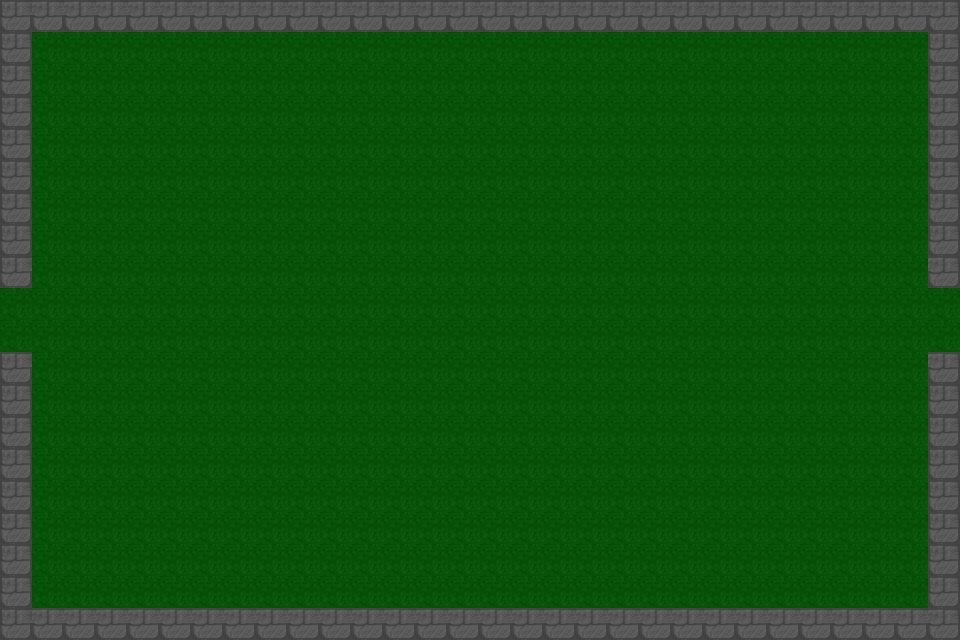

This game map was drawn from its Tiled (.tmx) file and the tilesets committed beside it. A one-line description and the full map source follow:
An orthogonal 30x20 tile map with 32x32 px tiles, 1 tile layer (Tile layer 1), 2 tilesets and 58 objects.

<map version="1.10" tiledversion="1.11.2" orientation="orthogonal" renderorder="right-down" width="30" height="20" tilewidth="32" tileheight="32" infinite="0" nextlayerid="3" nextobjectid="1">
    <tileset firstgid="1" name="Town Tileset" tilewidth="32" tileheight="32" tilecount="64" columns="8">
        <image source="../../../tiles/World H Tileset.png" trans="ff00ff" width="256" height="256" />
        <tile id="4">
            <objectgroup draworder="index" id="2">
                <object id="1" x="0" y="0" width="32" height="32" />
            </objectgroup>
        </tile>
        <tile id="5">
            <objectgroup draworder="index" id="2">
                <object id="1" x="0" y="0" width="32" height="32" />
            </objectgroup>
        </tile>
        <tile id="6">
            <objectgroup draworder="index" id="2">
                <object id="1" x="0" y="0" width="32" height="32" />
            </objectgroup>
        </tile>
        <tile id="7">
            <objectgroup draworder="index" id="2">
                <object id="1" x="0" y="0" width="32" height="32" />
            </objectgroup>
        </tile>
        <tile id="8">
            <objectgroup draworder="index" id="2">
                <object id="1" x="0" y="0" width="32" height="32" />
            </objectgroup>
        </tile>
        <tile id="10">
            <objectgroup draworder="index" id="2">
                <object id="1" x="0" y="32" width="32" height="0" />
            </objectgroup>
        </tile>
        <tile id="11">
            <objectgroup draworder="index" id="2">
                <object id="1" x="0" y="32" width="32" height="0" />
                <object id="2" x="32" y="0" width="0" height="32" />
            </objectgroup>
        </tile>
        <tile id="12">
            <objectgroup draworder="index" id="2">
                <object id="1" x="32" y="0" width="0" height="32" />
            </objectgroup>
        </tile>
        <tile id="13">
            <objectgroup draworder="index" id="2">
                <object id="1" x="0" y="32" width="32" height="0" />
                <object id="2" x="0" y="32" width="32" height="0" />
                <object id="3" x="0" y="0" width="0" height="32" />
            </objectgroup>
        </tile>
        <tile id="14">
            <objectgroup draworder="index" id="2">
                <object id="1" x="0" y="0" width="0" height="32" />
            </objectgroup>
        </tile>
        <tile id="16">
            <objectgroup draworder="index" id="2">
                <object id="1" x="0" y="0" width="32" height="32" />
            </objectgroup>
        </tile>
        <tile id="24">
            <objectgroup draworder="index" id="2">
                <object id="1" x="0" y="0" width="32" height="32" />
            </objectgroup>
        </tile>
    </tileset>
    <tileset firstgid="65" name="Dungeon Crawler Tileset" tilewidth="32" tileheight="32" tilecount="100" columns="10">
        <image source="../../../tiles/Dungeon_Tile.png" trans="" width="320" height="320" />
        <tile id="2">
            <objectgroup draworder="index" id="2">
                <object id="1" x="0" y="0" width="32" height="32" />
            </objectgroup>
        </tile>
        <tile id="3">
            <objectgroup draworder="index" id="2">
                <object id="1" x="0" y="0" width="32" height="32" />
            </objectgroup>
        </tile>
        <tile id="4">
            <objectgroup draworder="index" id="2">
                <object id="1" x="0" y="0" width="32" height="32" />
            </objectgroup>
        </tile>
        <tile id="5">
            <objectgroup draworder="index" id="2">
                <object id="1" x="0" y="0" width="32" height="32" />
            </objectgroup>
        </tile>
        <tile id="6">
            <objectgroup draworder="index" id="2">
                <object id="1" x="0" y="0" width="32" height="32" />
            </objectgroup>
        </tile>
        <tile id="8">
            <objectgroup draworder="index" id="2">
                <object id="1" x="0" y="0" width="32" height="32" />
            </objectgroup>
        </tile>
        <tile id="12">
            <objectgroup draworder="index" id="2">
                <object id="1" x="0" y="0" width="32" height="32" />
            </objectgroup>
        </tile>
        <tile id="13">
            <objectgroup draworder="index" id="2">
                <object id="1" x="0" y="0" width="32" height="32" />
            </objectgroup>
        </tile>
        <tile id="14">
            <objectgroup draworder="index" id="2">
                <object id="1" x="0" y="0" width="32" height="32" />
            </objectgroup>
        </tile>
        <tile id="15">
            <objectgroup draworder="index" id="2">
                <object id="1" x="0" y="0" width="32" height="32" />
            </objectgroup>
        </tile>
        <tile id="16">
            <objectgroup draworder="index" id="2">
                <object id="1" x="0" y="0" width="32" height="32" />
            </objectgroup>
        </tile>
        <tile id="18">
            <objectgroup draworder="index" id="2">
                <object id="1" x="0" y="0" width="32" height="32" />
            </objectgroup>
        </tile>
        <tile id="22">
            <objectgroup draworder="index" id="2">
                <object id="1" x="0" y="0" width="32" height="32" />
            </objectgroup>
        </tile>
        <tile id="23">
            <objectgroup draworder="index" id="2">
                <object id="1" x="0" y="0" width="32" height="32" />
            </objectgroup>
        </tile>
        <tile id="24">
            <objectgroup draworder="index" id="2">
                <object id="1" x="0" y="0" width="32" height="32" />
            </objectgroup>
        </tile>
        <tile id="25">
            <objectgroup draworder="index" id="2">
                <object id="1" x="0" y="0" width="32" height="32" />
            </objectgroup>
        </tile>
        <tile id="26">
            <objectgroup draworder="index" id="2">
                <object id="1" x="0" y="0" width="32" height="32" />
            </objectgroup>
        </tile>
        <tile id="28">
            <objectgroup draworder="index" id="2">
                <object id="1" x="0" y="0" width="32" height="32" />
            </objectgroup>
        </tile>
        <tile id="32">
            <objectgroup draworder="index" id="2">
                <object id="1" x="0" y="0" width="32" height="32" />
            </objectgroup>
        </tile>
        <tile id="33">
            <objectgroup draworder="index" id="2">
                <object id="1" x="0" y="0" width="32" height="32" />
            </objectgroup>
        </tile>
        <tile id="34">
            <objectgroup draworder="index" id="2">
                <object id="1" x="0" y="0" width="32" height="32" />
            </objectgroup>
        </tile>
        <tile id="35">
            <objectgroup draworder="index" id="2">
                <object id="1" x="0" y="0" width="32" height="32" />
            </objectgroup>
        </tile>
        <tile id="36">
            <objectgroup draworder="index" id="2">
                <object id="1" x="0" y="0" width="32" height="32" />
            </objectgroup>
        </tile>
        <tile id="38">
            <objectgroup draworder="index" id="2">
                <object id="1" x="0" y="0" width="32" height="32" />
            </objectgroup>
        </tile>
        <tile id="42">
            <objectgroup draworder="index" id="2">
                <object id="1" x="0" y="0" width="32" height="32" />
            </objectgroup>
        </tile>
        <tile id="43">
            <objectgroup draworder="index" id="2">
                <object id="1" x="0" y="0" width="32" height="32" />
            </objectgroup>
        </tile>
        <tile id="44">
            <objectgroup draworder="index" id="2">
                <object id="1" x="0" y="0" width="32" height="32" />
            </objectgroup>
        </tile>
        <tile id="45">
            <objectgroup draworder="index" id="2">
                <object id="1" x="0" y="0" width="32" height="32" />
            </objectgroup>
        </tile>
        <tile id="46">
            <objectgroup draworder="index" id="2">
                <object id="1" x="0" y="0" width="32" height="32" />
            </objectgroup>
        </tile>
        <tile id="48">
            <objectgroup draworder="index" id="2">
                <object id="1" x="0" y="0" width="32" height="32" />
            </objectgroup>
        </tile>
        <tile id="52">
            <objectgroup draworder="index" id="2">
                <object id="1" x="0" y="0" width="32" height="32" />
            </objectgroup>
        </tile>
        <tile id="53">
            <objectgroup draworder="index" id="2">
                <object id="1" x="0" y="0" width="32" height="32" />
            </objectgroup>
        </tile>
        <tile id="54">
            <objectgroup draworder="index" id="2">
                <object id="1" x="0" y="0" width="32" height="32" />
            </objectgroup>
        </tile>
        <tile id="55">
            <objectgroup draworder="index" id="2">
                <object id="1" x="0" y="0" width="32" height="32" />
            </objectgroup>
        </tile>
        <tile id="56">
            <objectgroup draworder="index" id="2">
                <object id="1" x="0" y="0" width="32" height="32" />
            </objectgroup>
        </tile>
        <tile id="58">
            <objectgroup draworder="index" id="2">
                <object id="1" x="0" y="0" width="32" height="32" />
            </objectgroup>
        </tile>
        <tile id="62">
            <objectgroup draworder="index" id="2">
                <object id="1" x="0" y="0" width="32" height="32" />
            </objectgroup>
        </tile>
        <tile id="63">
            <objectgroup draworder="index" id="2">
                <object id="1" x="0" y="0" width="32" height="32" />
            </objectgroup>
        </tile>
        <tile id="64">
            <objectgroup draworder="index" id="2">
                <object id="1" x="0" y="0" width="32" height="32" />
            </objectgroup>
        </tile>
        <tile id="65">
            <objectgroup draworder="index" id="2">
                <object id="1" x="0" y="0" width="32" height="32" />
            </objectgroup>
        </tile>
        <tile id="66">
            <objectgroup draworder="index" id="2">
                <object id="1" x="0" y="0" width="32" height="32" />
            </objectgroup>
        </tile>
        <tile id="68">
            <objectgroup draworder="index" id="2">
                <object id="1" x="0" y="0" width="32" height="32" />
            </objectgroup>
        </tile>
        <tile id="80">
            <objectgroup draworder="index" id="2">
                <object id="1" x="0" y="0" width="32" height="32" />
            </objectgroup>
        </tile>
    </tileset>
    <layer id="1" name="Tile layer 1" width="30" height="20">
        <data encoding="csv">
9,6,6,6,6,6,6,6,6,6,6,6,6,6,6,6,6,6,6,6,6,6,6,6,6,6,6,6,6,7,
8,2,2,2,2,2,2,2,2,2,2,2,2,2,2,2,2,2,2,2,2,2,2,2,2,2,2,2,2,8,
8,2,2,2,2,2,2,2,2,2,2,2,2,2,2,2,2,2,2,2,2,2,2,2,2,2,2,2,2,8,
8,2,2,2,2,2,2,2,2,2,2,2,2,2,2,2,2,2,2,2,2,2,2,2,2,2,2,2,2,8,
8,2,2,2,2,2,2,2,2,2,2,2,2,2,2,2,2,2,2,2,2,2,2,2,2,2,2,2,2,8,
8,2,2,2,2,2,2,2,2,2,2,2,2,2,2,2,2,2,2,2,2,2,2,2,2,2,2,2,2,8,
8,2,2,2,2,2,2,2,2,2,2,2,2,2,2,2,2,2,2,2,2,2,2,2,2,2,2,2,2,8,
8,2,2,2,2,2,2,2,2,2,2,2,2,2,2,2,2,2,2,2,2,2,2,2,2,2,2,2,2,8,
9,2,2,2,2,2,2,2,2,2,2,2,2,2,2,2,2,2,2,2,2,2,2,2,2,2,2,2,2,7,
2,2,2,2,2,2,2,2,2,2,2,2,2,2,2,2,2,2,2,2,2,2,2,2,2,2,2,2,2,2,
2,2,2,2,2,2,2,2,2,2,2,2,2,2,2,2,2,2,2,2,2,2,2,2,2,2,2,2,2,2,
9,2,2,2,2,2,2,2,2,2,2,2,2,2,2,2,2,2,2,2,2,2,2,2,2,2,2,2,2,7,
8,2,2,2,2,2,2,2,2,2,2,2,2,2,2,2,2,2,2,2,2,2,2,2,2,2,2,2,2,8,
8,2,2,2,2,2,2,2,2,2,2,2,2,2,2,2,2,2,2,2,2,2,2,2,2,2,2,2,2,8,
8,2,2,2,2,2,2,2,2,2,2,2,2,2,2,2,2,2,2,2,2,2,2,2,2,2,2,2,2,8,
8,2,2,2,2,2,2,2,2,2,2,2,2,2,2,2,2,2,2,2,2,2,2,2,2,2,2,2,2,8,
8,2,2,2,2,2,2,2,2,2,2,2,2,2,2,2,2,2,2,2,2,2,2,2,2,2,2,2,2,8,
8,2,2,2,2,2,2,2,2,2,2,2,2,2,2,2,2,2,2,2,2,2,2,2,2,2,2,2,2,8,
8,2,2,2,2,2,2,2,2,2,2,2,2,2,2,2,2,2,2,2,2,2,2,2,2,2,2,2,2,8,
9,6,6,6,6,6,6,6,6,6,6,6,6,6,6,6,6,6,6,6,6,6,6,6,6,6,6,6,6,7
        </data>
    </layer>
</map>
